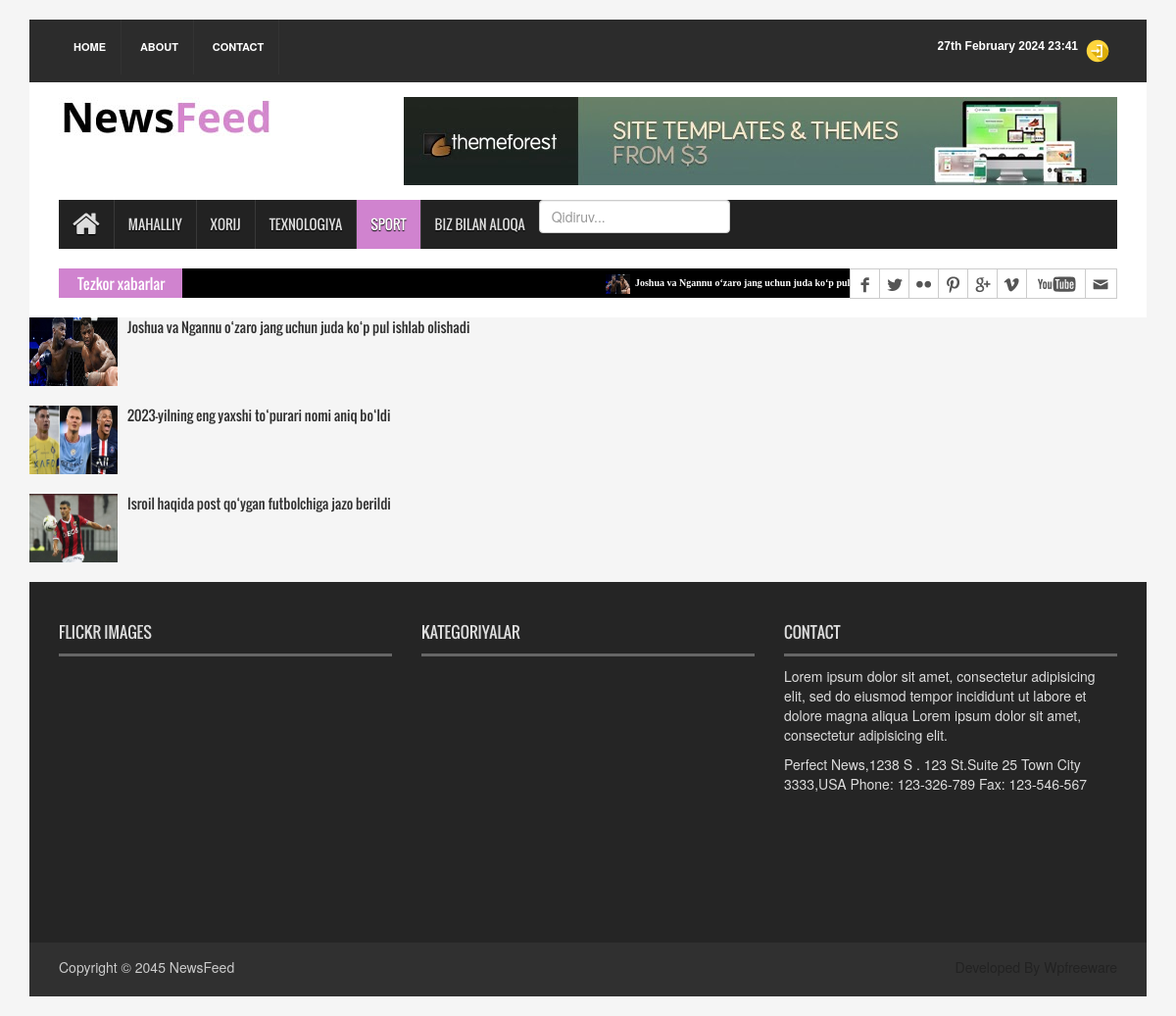
Before: /sport/ with the older database file.
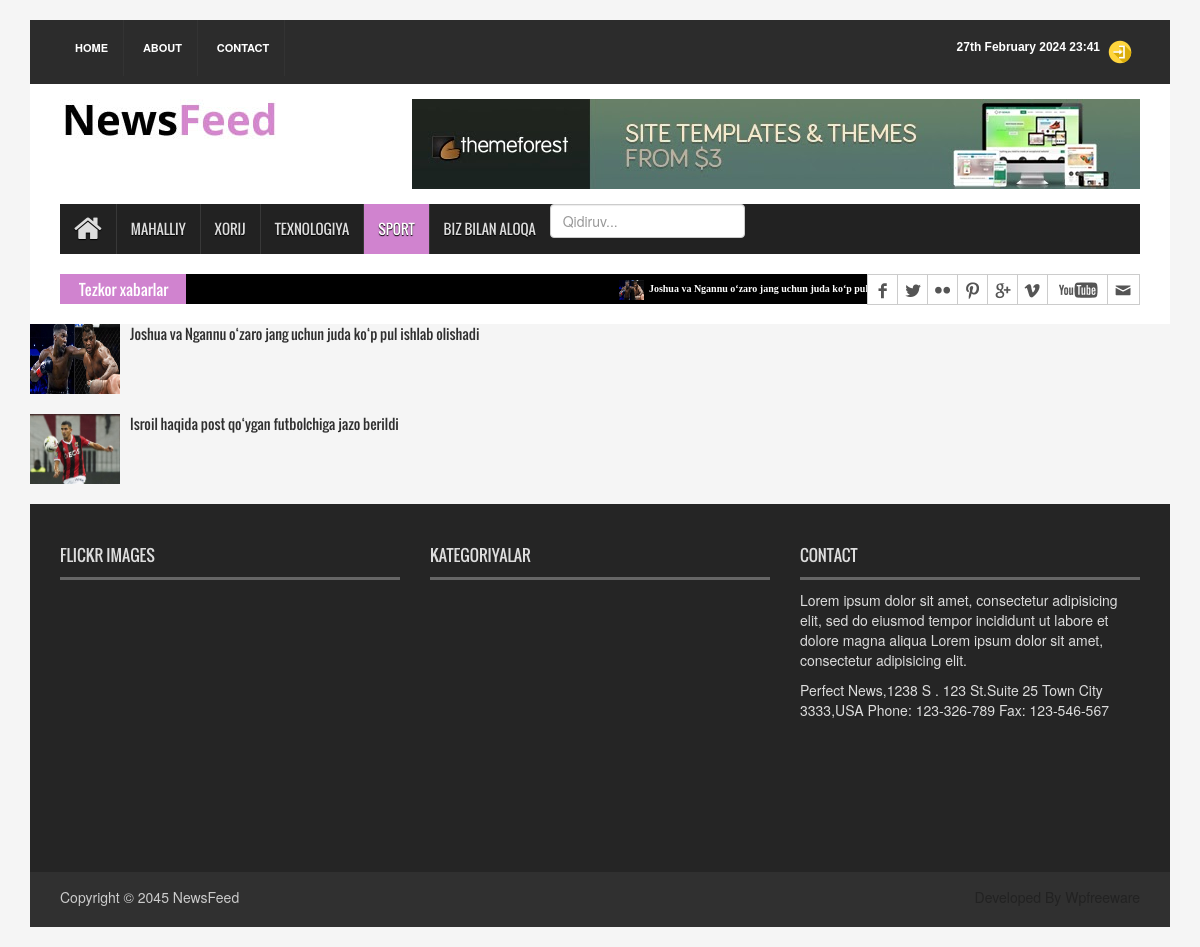
After: the same page with the newer database file.
### newws_app/models.py (models this page shows, shortened)
class News(models.Model):
    class Status(models.TextChoices):
        Draft = "DF", "Draft"
        Published = "PB", "Published"
    title = models.CharField(max_length=250)
    slug = models.SlugField(max_length=250)
    body = models.TextField()
    image = models.ImageField(upload_to='news/image')
    category = models.ForeignKey(Category,
                                 on_delete=models.CASCADE)
    publish_time = models.DateTimeField(default=timezone.now)
    created_time = models.DateTimeField(auto_now_add=True)
    update_time = models.DateTimeField(auto_now=True)
    status = models.CharField(max_length=2,
                              choices=Status.choices,
                              default=Status.Draft,
                              )
    objects = models.Manager()
    published = PublishedManager()
    class Meta:
        ordering = ["-publish_time"]
    def get_absolute_url(self):
        return reverse("news_detail_page", args=[self.slug])

### newws_app/views.py (the view)
# urls.py: path('sport/', SportNewsViews.as_view(), name='sport_page'),
class SportNewsViews(ListView):
    model = News
    template_name = 'news/sport.html'
    context_object_name = 'sport_news'
    categories = Category.objects.all()
    context = {
        'categories': categories
    }
    def get_queryset(self):
        news = self.model.published.all().filter(category__name='Sport')
        return news

### newws_app/context_processor.py (called while the page is built)
def latest_news(request):
    latest_news=News.published.all().order_by('-publish_time')[0:5]
    context={
        'latest_news':latest_news
    }
    return context

### newws_app/models.py (called while the page is built)
    def get_queryset(self):
        return super().get_queryset().filter(status=News.Status.Published)

### templates/news/sport.html (shortened to what this page needs)
{% extends 'news/base.html' %}
{% load static %}
{%block content%}
    {% for news in sport_news %}
        <div class="container">
            <div class="row">
            <div class="single_post_content_left">
              <ul class="spost_nav">
                <li>
                  <div class="media wow fadeInDown"> <a href="{{news.get_absolute_url}}" class="media-left"> <img alt="" src="{{ news.image.url }}" style="width:100%"> </a>
                    <div class="media-body"> <a href="{{news.get_absolute_url}}" class="catg_title">{{news.title}}</a> </div>
                  </div>
                </li>
              </ul>
            </div>
                </div>
                    </div>
                {%endfor%}
{% endblock content %}

### templates/news/base.html (shortened to what this page needs)
{% load static %}
<body>
<head>
<link rel="stylesheet" type="text/css" href="{% static  'css/bootstrap.min.css' %}">
<link rel="stylesheet" type="text/css" href="{% static 'css/font-awesome.min.css'%}">
<link rel="stylesheet" type="text/css" href="{% static 'css/animate.css'%}">
<link rel="stylesheet" type="text/css" href="{% static 'css/font.css'%}">
<link rel="stylesheet" type="text/css" href="{% static 'css/li-scroller.css'%}">
<link rel="stylesheet" type="text/css" href="{% static 'css/slick.css'%}">
<link rel="stylesheet" type="text/css" href="{% static 'css/jquery.fancybox.css'%}">
<link rel="stylesheet" type="text/css" href="{% static 'css/theme.css'%}/">
<link rel="stylesheet" type="text/css" href="{% static 'css/style.css' %}/">
</head>
<div class="container">
  <header id="header">
    <div class="row">
      <div class="col-lg-12 col-md-12 col-sm-12">
        <div class="header_top">
          <div class="header_top_left">
            <ul class="top_nav">
              <li><a href="{% url 'home_page' %}">Home</a></li>
              <li><a href="{% url 'about_page' %}">About</a></li>
              <li><a href="{% url 'contact_page' %}">Contact</a></li>
            </ul>
          </div>
          <div class="header_top_right">
            {%if request.user.is_authenticated%}
            <p><a href="{% url 'user_profile' %}" ><img src="{% static 'images/user.png'%}" alt="" style="height:20px"></a></p>
            <p><a href="{% url 'logout' %}" style="color:yellow"><img src="{% static 'images/logout.png'%}" alt="" style="height:20px"></a> </p>
            {%else %}
            <p><a href="{% url 'login' %}" style="color:yellow"><img src="{% static 'images/login.png'%}" alt="" ></a> </p>
            {%endif%}
            <p>{% now "jS F Y H:i" %}</p>
          </div>
        </div>
      </div>
      <div class="col-lg-12 col-md-12 col-sm-12">
        <div class="header_bottom">
          <div class="logo_area"><a href="{% url 'home_page' %}" class="logo"><img src="{% static 'images/logo.jpg'%}" alt=""></a></div>
          <div class="add_banner"><a href="#"><img src="{% static 'images/addbanner_728x90_V1.jpg'%}" alt=""></a></div>
        </div>
      </div>
    </div>
  </header>
  <section id="navArea">
    <nav class="navbar navbar-inverse" role="navigation">
      <div id="navbar" class="navbar-collapse collapse">
        <ul class="nav navbar-nav main_nav">
          {% url 'home_page' as url %}
          <li class="{% if request.path == url %}active{% endif %}"><a href="{% url 'home_page' %}"><span class="fa fa-home desktop-home"></span><span class="mobile-show">Home</span></a></li>
          {% url 'local_page' as url %}
          <li class="{% if request.path == url %}active{% endif %}"><a href="{% url 'local_page' %}">Mahalliy</a></li>
          {% url 'world_page' as url %}
          <li class="{% if request.path == url %}active{% endif %}"><a href="{% url 'world_page' %}">Xorij</a></li>
          {% url 'texno_page' as url %}
          <li class="{% if request.path == url %}active{% endif %}" > <a href="{% url 'texno_page' %}">Texnologiya</a></li>
          {% url 'sport_page' as url %}
          <li class="{% if request.path == url %}active{% endif %}" > <a href="{% url 'sport_page' %}">Sport</a></li>
          <li><a href="{% url 'contact_page' %}">Biz bilan aloqa</a></li>
          <li>
            <form method="get" action="{%url 'search_result'%}">
              <input type="search" name="q" placeholder="Qidiruv..." class="form-control">
            </form>
          </li>
        </ul>
      </div>
    </nav>
  </section>
  <section id="newsSection">
    <div class="row">
      <div class="col-lg-12 col-md-12">
        <div class="latest_newsarea"> <span>Tezkor xabarlar</span>
          <ul id="ticker01" class="news_sticker">
            {% for news in latest_news %}
            <li><a href="#"><img src= {{news.image.url}} alt="">{{news.title}}</a></li>
            {% endfor %}
          </ul>
          <div class="social_area">
            <ul class="social_nav">
              <li class="facebook"><a href="#"></a></li>
              <li class="twitter"><a href="#"></a></li>
              <li class="flickr"><a href="#"></a></li>
              <li class="pinterest"><a href="#"></a></li>
              <li class="googleplus"><a href="#"></a></li>
              <li class="vimeo"><a href="#"></a></li>
              <li class="youtube"><a href="#"></a></li>
              <li class="mail"><a href="#"></a></li>
            </ul>
          </div>
        </div>
      </div>
    </div>
  </section>
{% block content %}
{% endblock content %}
<footer id="footer">
    <div class="footer_top">
      <div class="row">
        <div class="col-lg-4 col-md-4 col-sm-4">
          <div class="footer_widget wow fadeInLeftBig">
            <h2>Flickr Images</h2>
          </div>
        </div>
        <div class="col-lg-4 col-md-4 col-sm-4">
          <div class="footer_widget wow fadeInDown">
            <h2>Kategoriyalar</h2>
          </div>
        </div>
        <div class="col-lg-4 col-md-4 col-sm-4">
          <div class="footer_widget wow fadeInRightBig">
            <h2>Contact</h2>
            <p>Lorem ipsum dolor sit amet, consectetur adipisicing elit, sed do eiusmod tempor incididunt ut labore et dolore magna aliqua Lorem ipsum dolor sit amet, consectetur adipisicing elit.</p>
            <address>
            Perfect News,1238 S . 123 St.Suite 25 Town City 3333,USA Phone: 123-326-789 Fax: 123-546-567
            </address>
          </div>
        </div>
      </div>
    </div>
    <div class="footer_bottom">
      <p class="copyright">Copyright &copy; 2045 <a href="{% url 'home_page' %}">NewsFeed</a></p>
      <p class="developer">Developed By Wpfreeware</p>
    </div>
  </footer>
</div>

### static/css/li-scroller.css (style rules this page uses)
ul.newsticker { position:relative; left:750px; font:bold 10px Verdana; list-style-type:none; margin:0; padding:0 }
ul.newsticker li { float:left; margin:0; padding:0 }
ul.newsticker a { white-space:nowrap; padding:0; color:#fff; margin:0 50px 0 0 }
ul.newsticker a > img { height:20px; margin-right:5px; width:25px }

### static/css/theme.css (style rules this page uses)
.navbar-inverse .navbar-nav > .active > a, .navbar-inverse .navbar-nav > .active > a:hover, .navbar-inverse .navbar-nav > .active > a:focus { background-color:#d083cf }
.latest_newsarea span { background:none repeat scroll 0 0 #d083cf }

Changed rows visible on the page:
removed News: image (picture), title "2023-yilning eng yaxshi to‘purari nomi aniq bo‘ldi"
